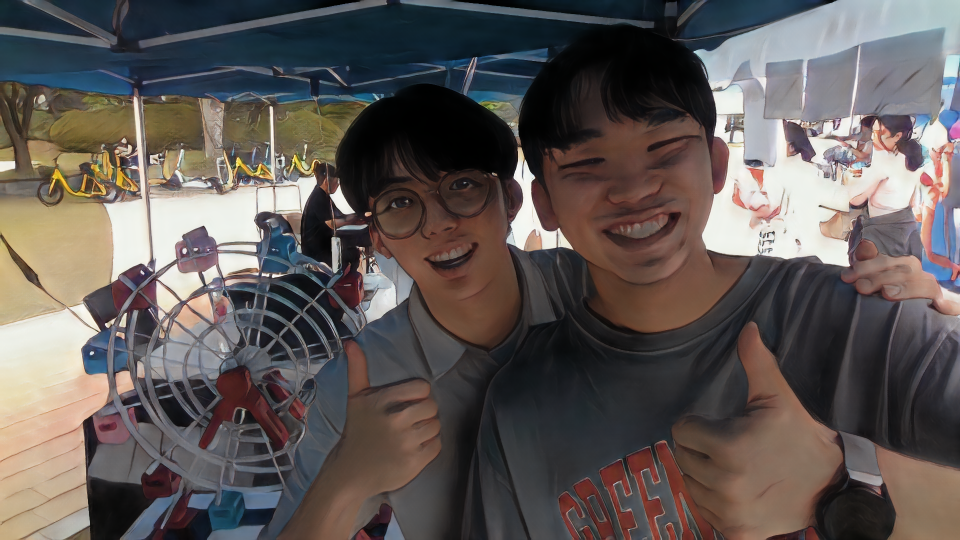
#> input picture orin_server/view/assets/photo/convert.jpg, 1920 x 1080 px (shown at 1/2 size)
$ python printer.py
#> lines starting #> are read from the running program, lines starting #| are printed output that depends on the picture; pictures that were not available may be replaced by others from this repository, and a replacement may not be noted
import cv2
import os
import argparse

parser = argparse.ArgumentParser()
parser.add_argument("-d", "--decimal", action="store")
args = parser.parse_args()

photo_path = os.path.join((os.path.dirname(__file__)), "../../../view/assets/photo/convert.jpg")

# t = os.path.join((os.path.dirname(__file__)), "2.jpg")

frame_path = os.path.join((os.path.dirname(__file__)), f"../../../view/assets/frame/{args.decimal}L.png")

img = cv2.imread(photo_path, cv2.IMREAD_COLOR)
#> img is the input picture: shape (1080, 1920, 3); mean B, G, R 86, 88.6, 95.6
frame = cv2.imread(frame_path, cv2.IMREAD_COLOR)
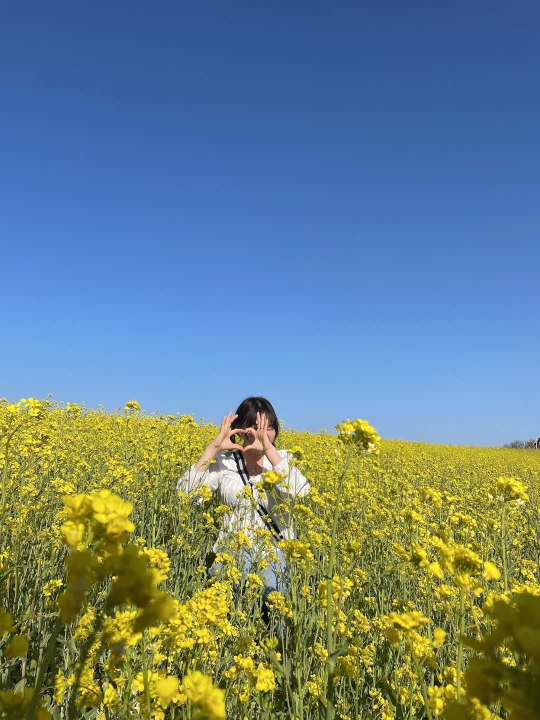
#> input picture orin_server/src/service/cups/photo/2.jpg, 1080 x 1440 px, given in place of NoneL.png, which was not available (shown at 1/2 size)
#> frame is the input picture: shape (1440, 1080, 3); mean B, G, R 134.7, 129.5, 105.4
frame = cv2.resize(frame, (1480, 1000))
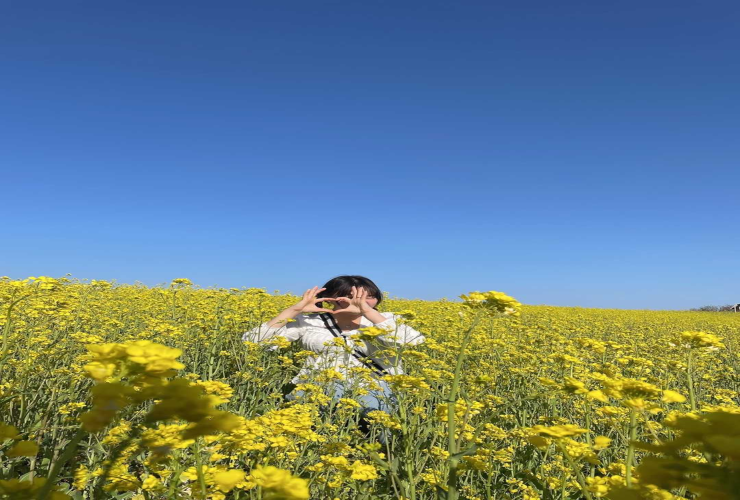
#> frame: shape (1000, 1480, 3) (shown at 1/2 size); mean B, G, R 134.6, 129.4, 105.4

output_path = os.path.join((os.path.dirname(__file__)), "merge.jpg")
mask_path = os.path.join((os.path.dirname(__file__)), f"../../../view/assets/frame/{args.decimal}_mask.png")

mask = cv2.imread(mask_path, cv2.IMREAD_GRAYSCALE)
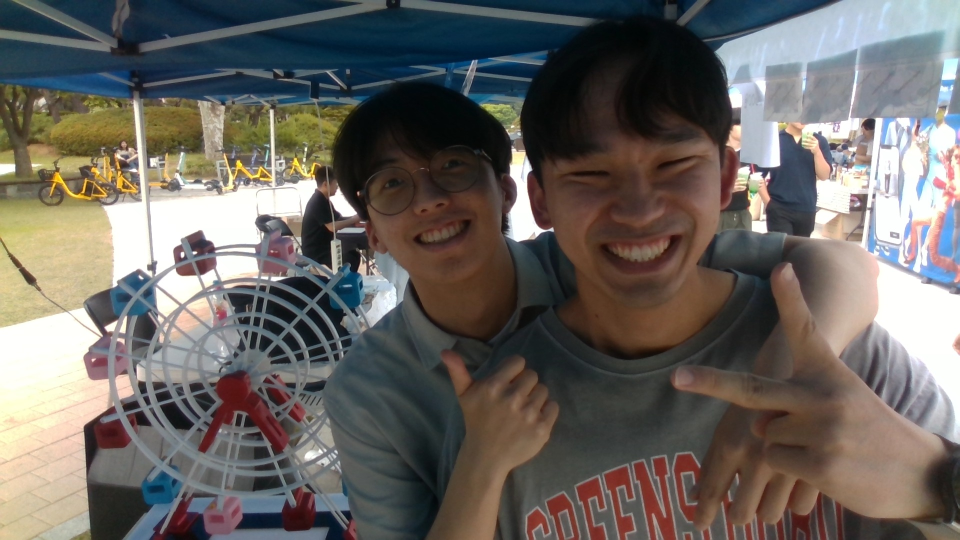
#> input picture orin_server/view/assets/photo/1.jpg, 1920 x 1080 px, given in place of None_mask.png, which was not available (shown at 1/2 size)
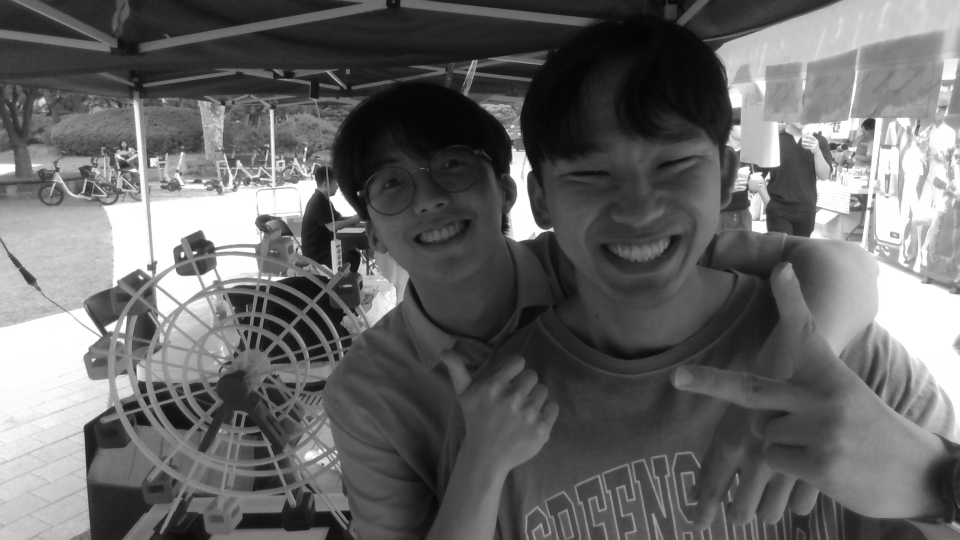
#> mask: shape (1080, 1920) (shown at 1/2 size); min 3, max 255, mean 102.3
mask = cv2.resize(mask, (1480, 1000))
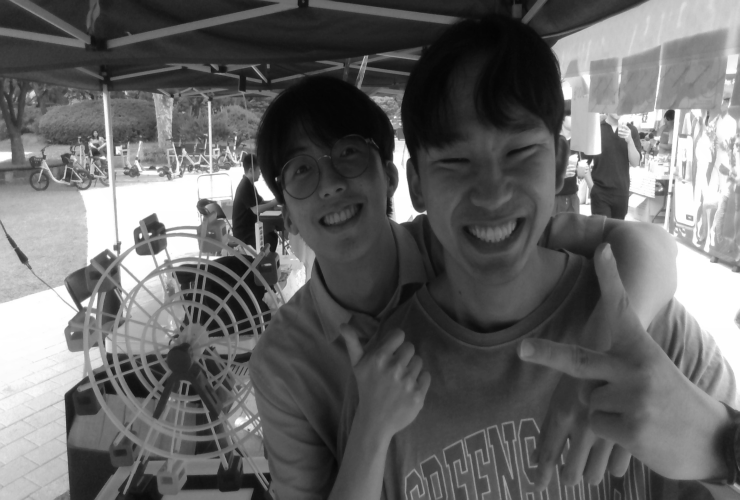
#> mask: shape (1000, 1480) (shown at 1/2 size); min 3, max 255, mean 102.2
img = cv2.resize(img, (1480,1000))
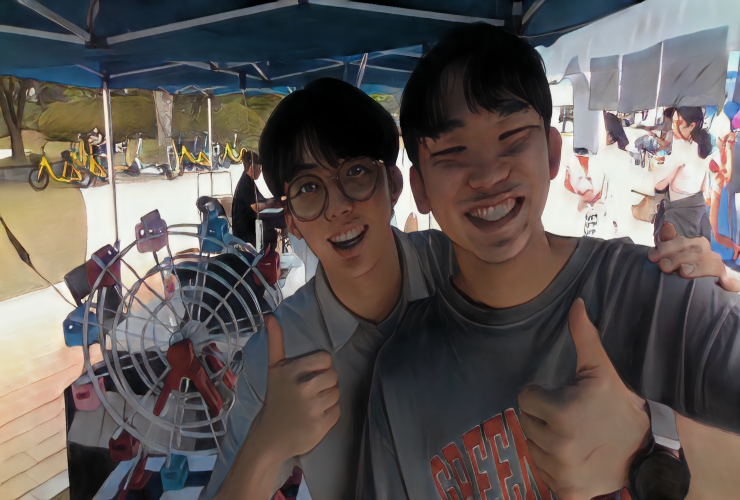
#> img: shape (1000, 1480, 3) (shown at 1/2 size); mean B, G, R 85.9, 88.5, 95.5

out = cv2.copyTo(img, mask, frame)
cv2.imwrite(output_path, out)

import cups
import os

#> (the run stopped early here; a loop or call above may not have finished)
